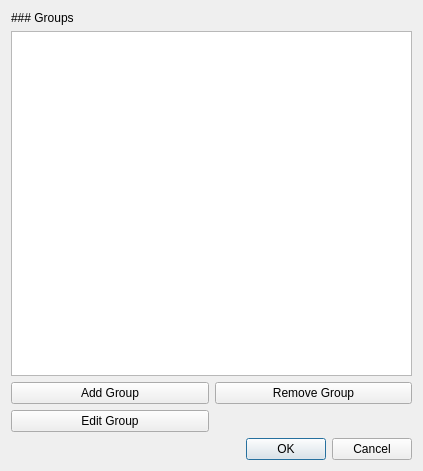
<?xml version="1.0" encoding="UTF-8"?>
<ui version="4.0">
 <class>GroupListDialog</class>
 <widget class="QDialog" name="GroupListDialog">
  <property name="geometry">
   <rect>
    <x>0</x>
    <y>0</y>
    <width>423</width>
    <height>471</height>
   </rect>
  </property>
  <property name="windowTitle">
   <string>Dialog</string>
  </property>
  <layout class="QVBoxLayout" name="verticalLayout">
   <item>
    <widget class="QLabel" name="label">
     <property name="text">
      <string>### Groups</string>
     </property>
     <property name="textFormat">
      <enum>Qt::MarkdownText</enum>
     </property>
    </widget>
   </item>
   <item>
    <widget class="QListView" name="lst_groups">
     <property name="editTriggers">
      <set>QAbstractItemView::NoEditTriggers</set>
     </property>
     <property name="defaultDropAction">
      <enum>Qt::CopyAction</enum>
     </property>
     <property name="selectionBehavior">
      <enum>QAbstractItemView::SelectRows</enum>
     </property>
    </widget>
   </item>
   <item>
    <widget class="QFrame" name="frm_camera_list_buttons">
     <property name="sizePolicy">
      <sizepolicy hsizetype="Preferred" vsizetype="Maximum">
       <horstretch>0</horstretch>
       <verstretch>0</verstretch>
      </sizepolicy>
     </property>
     <property name="frameShape">
      <enum>QFrame::NoFrame</enum>
     </property>
     <property name="frameShadow">
      <enum>QFrame::Raised</enum>
     </property>
     <layout class="QGridLayout" name="gridLayout">
      <property name="leftMargin">
       <number>0</number>
      </property>
      <property name="topMargin">
       <number>0</number>
      </property>
      <property name="rightMargin">
       <number>0</number>
      </property>
      <property name="bottomMargin">
       <number>0</number>
      </property>
      <item row="0" column="2">
       <widget class="QPushButton" name="btn_remove">
        <property name="text">
         <string>Remove Group</string>
        </property>
       </widget>
      </item>
      <item row="0" column="0">
       <widget class="QPushButton" name="btn_add">
        <property name="text">
         <string>Add Group</string>
        </property>
       </widget>
      </item>
      <item row="1" column="0">
       <widget class="QPushButton" name="btn_edit">
        <property name="text">
         <string>Edit Group</string>
        </property>
       </widget>
      </item>
     </layout>
    </widget>
   </item>
   <item>
    <widget class="QDialogButtonBox" name="buttonBox">
     <property name="orientation">
      <enum>Qt::Horizontal</enum>
     </property>
     <property name="standardButtons">
      <set>QDialogButtonBox::Cancel|QDialogButtonBox::Ok</set>
     </property>
    </widget>
   </item>
  </layout>
 </widget>
 <resources/>
 <connections>
  <connection>
   <sender>buttonBox</sender>
   <signal>accepted()</signal>
   <receiver>GroupListDialog</receiver>
   <slot>accept()</slot>
   <hints>
    <hint type="sourcelabel">
     <x>248</x>
     <y>254</y>
    </hint>
    <hint type="destinationlabel">
     <x>157</x>
     <y>274</y>
    </hint>
   </hints>
  </connection>
  <connection>
   <sender>buttonBox</sender>
   <signal>rejected()</signal>
   <receiver>GroupListDialog</receiver>
   <slot>reject()</slot>
   <hints>
    <hint type="sourcelabel">
     <x>316</x>
     <y>260</y>
    </hint>
    <hint type="destinationlabel">
     <x>286</x>
     <y>274</y>
    </hint>
   </hints>
  </connection>
 </connections>
</ui>
